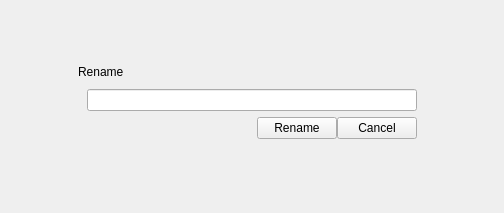
<?xml version="1.0" encoding="UTF-8"?>
<ui version="4.0">
 <class>RenameOverlay</class>
 <widget class="QWidget" name="RenameOverlay">
  <property name="geometry">
   <rect>
    <x>0</x>
    <y>0</y>
    <width>504</width>
    <height>213</height>
   </rect>
  </property>
  <property name="sizePolicy">
   <sizepolicy hsizetype="Preferred" vsizetype="Preferred">
    <horstretch>0</horstretch>
    <verstretch>0</verstretch>
   </sizepolicy>
  </property>
  <property name="focusPolicy">
   <enum>Qt::StrongFocus</enum>
  </property>
  <property name="windowTitle">
   <string notr="true"/>
  </property>
  <layout class="QVBoxLayout" name="verticalLayout">
   <property name="spacing">
    <number>0</number>
   </property>
   <property name="sizeConstraint">
    <enum>QLayout::SetMinAndMaxSize</enum>
   </property>
   <property name="leftMargin">
    <number>0</number>
   </property>
   <property name="topMargin">
    <number>0</number>
   </property>
   <property name="rightMargin">
    <number>0</number>
   </property>
   <property name="bottomMargin">
    <number>0</number>
   </property>
   <item>
    <layout class="QHBoxLayout" name="horizontalLayout_3" stretch="1,0,1">
     <property name="spacing">
      <number>0</number>
     </property>
     <property name="leftMargin">
      <number>0</number>
     </property>
     <property name="topMargin">
      <number>0</number>
     </property>
     <property name="rightMargin">
      <number>0</number>
     </property>
     <property name="bottomMargin">
      <number>0</number>
     </property>
     <item>
      <spacer name="horizontalSpacer_3">
       <property name="orientation">
        <enum>Qt::Horizontal</enum>
       </property>
       <property name="sizeHint" stdset="0">
        <size>
         <width>0</width>
         <height>20</height>
        </size>
       </property>
      </spacer>
     </item>
     <item>
      <layout class="QVBoxLayout" name="verticalLayout_4">
       <property name="spacing">
        <number>0</number>
       </property>
       <property name="leftMargin">
        <number>0</number>
       </property>
       <property name="topMargin">
        <number>0</number>
       </property>
       <property name="rightMargin">
        <number>0</number>
       </property>
       <property name="bottomMargin">
        <number>0</number>
       </property>
       <item>
        <spacer name="verticalSpacer_2">
         <property name="orientation">
          <enum>Qt::Vertical</enum>
         </property>
         <property name="sizeHint" stdset="0">
          <size>
           <width>20</width>
           <height>0</height>
          </size>
         </property>
        </spacer>
       </item>
       <item>
        <widget class="QWidget" name="overlay" native="true">
         <property name="sizePolicy">
          <sizepolicy hsizetype="MinimumExpanding" vsizetype="Preferred">
           <horstretch>0</horstretch>
           <verstretch>0</verstretch>
          </sizepolicy>
         </property>
         <property name="accessibleName">
          <string notr="true">RenameOverlayWidget</string>
         </property>
         <layout class="QVBoxLayout" name="verticalLayout_3">
          <property name="spacing">
           <number>10</number>
          </property>
          <property name="leftMargin">
           <number>0</number>
          </property>
          <property name="topMargin">
           <number>0</number>
          </property>
          <property name="rightMargin">
           <number>0</number>
          </property>
          <property name="bottomMargin">
           <number>0</number>
          </property>
          <item>
           <widget class="QWidget" name="widget" native="true">
            <property name="accessibleName">
             <string notr="true">OverlayHeaderWidget</string>
            </property>
            <layout class="QHBoxLayout" name="horizontalLayout_2">
             <property name="spacing">
              <number>0</number>
             </property>
             <property name="leftMargin">
              <number>0</number>
             </property>
             <property name="topMargin">
              <number>0</number>
             </property>
             <property name="rightMargin">
              <number>0</number>
             </property>
             <property name="bottomMargin">
              <number>0</number>
             </property>
             <item>
              <widget class="IconWidget" name="headerIcon" native="true">
               <property name="accessibleName">
                <string notr="true">OverlayHeaderIcon</string>
               </property>
              </widget>
             </item>
             <item>
              <widget class="QLabel" name="headerLabel">
               <property name="sizePolicy">
                <sizepolicy hsizetype="Minimum" vsizetype="Preferred">
                 <horstretch>1</horstretch>
                 <verstretch>0</verstretch>
                </sizepolicy>
               </property>
               <property name="accessibleName">
                <string notr="true">OverlayHeaderLabel</string>
               </property>
               <property name="text">
                <string>Rename</string>
               </property>
              </widget>
             </item>
             <item>
              <widget class="IconButton" name="closeButton" native="true">
               <property name="focusPolicy">
                <enum>Qt::NoFocus</enum>
               </property>
               <property name="accessibleName">
                <string notr="true">OverlayHeaderButton</string>
               </property>
              </widget>
             </item>
            </layout>
           </widget>
          </item>
          <item>
           <layout class="QVBoxLayout" name="verticalLayout_2">
            <property name="spacing">
             <number>6</number>
            </property>
            <property name="leftMargin">
             <number>9</number>
            </property>
            <property name="topMargin">
             <number>0</number>
            </property>
            <property name="rightMargin">
             <number>9</number>
            </property>
            <property name="bottomMargin">
             <number>9</number>
            </property>
            <item>
             <widget class="QLineEdit" name="fileName">
              <property name="minimumSize">
               <size>
                <width>330</width>
                <height>0</height>
               </size>
              </property>
              <property name="accessibleName">
               <string notr="true"/>
              </property>
             </widget>
            </item>
            <item>
             <layout class="QHBoxLayout" name="horizontalLayout">
              <property name="spacing">
               <number>0</number>
              </property>
              <property name="sizeConstraint">
               <enum>QLayout::SetMinimumSize</enum>
              </property>
              <property name="leftMargin">
               <number>0</number>
              </property>
              <property name="topMargin">
               <number>0</number>
              </property>
              <property name="rightMargin">
               <number>0</number>
              </property>
              <property name="bottomMargin">
               <number>0</number>
              </property>
              <item>
               <spacer name="horizontalSpacer">
                <property name="orientation">
                 <enum>Qt::Horizontal</enum>
                </property>
                <property name="sizeHint" stdset="0">
                 <size>
                  <width>40</width>
                  <height>20</height>
                 </size>
                </property>
               </spacer>
              </item>
              <item>
               <widget class="PushButtonFocusInd" name="okButton">
                <property name="focusPolicy">
                 <enum>Qt::NoFocus</enum>
                </property>
                <property name="accessibleName">
                 <string notr="true">ButtonSetLeft</string>
                </property>
                <property name="text">
                 <string>Rename</string>
                </property>
               </widget>
              </item>
              <item>
               <widget class="QPushButton" name="cancelButton">
                <property name="focusPolicy">
                 <enum>Qt::NoFocus</enum>
                </property>
                <property name="accessibleName">
                 <string notr="true">ButtonSetRight</string>
                </property>
                <property name="text">
                 <string>Cancel</string>
                </property>
               </widget>
              </item>
             </layout>
            </item>
           </layout>
          </item>
         </layout>
        </widget>
       </item>
       <item>
        <spacer name="verticalSpacer">
         <property name="orientation">
          <enum>Qt::Vertical</enum>
         </property>
         <property name="sizeHint" stdset="0">
          <size>
           <width>20</width>
           <height>0</height>
          </size>
         </property>
        </spacer>
       </item>
      </layout>
     </item>
     <item>
      <spacer name="horizontalSpacer_2">
       <property name="orientation">
        <enum>Qt::Horizontal</enum>
       </property>
       <property name="sizeHint" stdset="0">
        <size>
         <width>0</width>
         <height>20</height>
        </size>
       </property>
      </spacer>
     </item>
    </layout>
   </item>
  </layout>
 </widget>
 <customwidgets>
  <customwidget>
   <class>IconButton</class>
   <extends>QWidget</extends>
   <header>gui/customWidgets/IconButton.h</header>
   <container>1</container>
  </customwidget>
  <customwidget>
   <class>IconWidget</class>
   <extends>QWidget</extends>
   <header>gui/customWidgets/IconWidget.h</header>
   <container>1</container>
  </customwidget>
  <customwidget>
   <class>PushButtonFocusInd</class>
   <extends>QPushButton</extends>
   <header>gui/customWidgets/PushButtonFocusInd.h</header>
  </customwidget>
 </customwidgets>
 <resources/>
 <connections/>
</ui>
